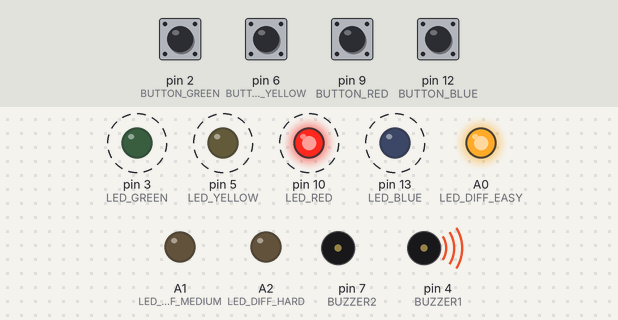
A sketch run on a simulated Arduino Uno, built with avr-gcc and run on an emulated ATmega328P. Shown: output pins drawn as LEDs (lit = HIGH), buzzer (waves = sounding, pin HIGH). Dashed ring = blinking. The test bench sets the inputs (shaded band); at power-on: pin 2 (BUTTON_GREEN), pin 6 (BUTTON_YELLOW), pin 9 (BUTTON_RED), pin 12 (BUTTON_BLUE) HIGH. Random numbers use the default seed unless the sketch sets one.

Above: at 1.97 s.
2.0 s: pin 2 (BUTTON_GREEN) pulled LOW for 0.15 s
At 4.7 s:
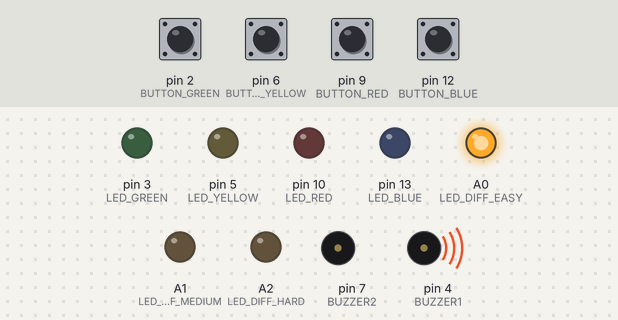
5.0 s: pin 6 (BUTTON_YELLOW) pulled LOW for 0.15 s
At 5.3 s:
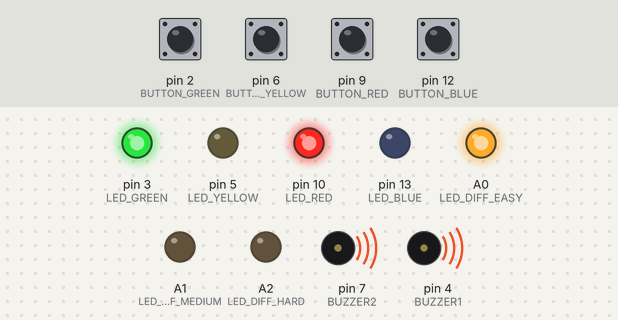
8.0 s: pin 9 (BUTTON_RED) pulled LOW for 0.15 s
At 9.44 s:
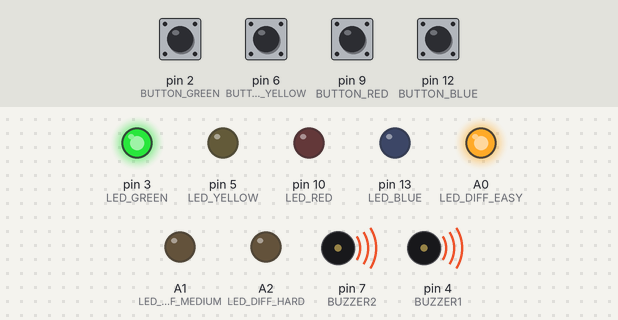
11.0 s: pin 12 (BUTTON_BLUE) pulled LOW for 1 s
At 12.41 s:
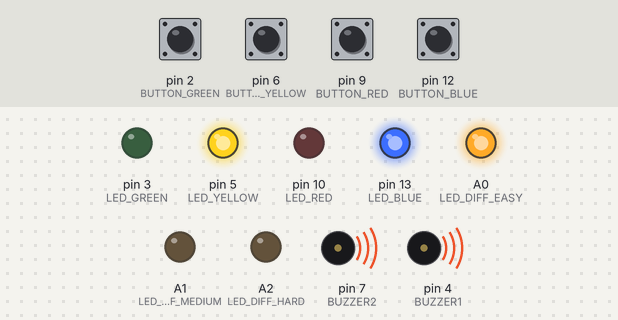
14.0 s: pin 12 (BUTTON_BLUE) pulled LOW for 0.15 s
At 15.41 s:
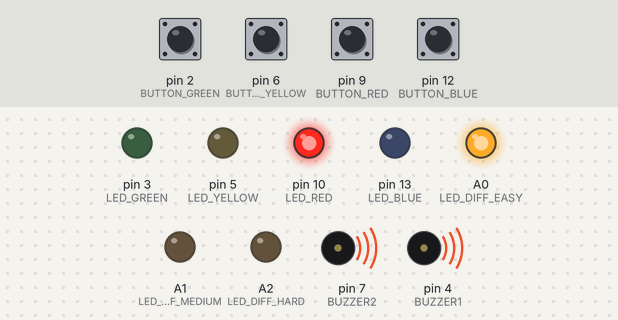
17.0 s: pin 2 (BUTTON_GREEN) pulled LOW for 1 s
Timing chart, 0 to 21.0 s (numbered marks = the images above; inputs shaded):
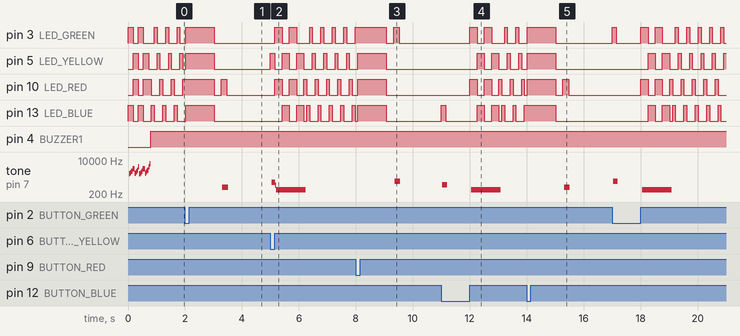

Measured:
- after the input at 2.0 s, tone on pin 7 (BUZZER2): silent → 437 Hz after 1.3 s, → silent 0.20 s later
- after the input at 5.0 s, pin 3 (LED_GREEN): goes HIGH 0.25 s, LOW 0.25 s, HIGH 0.25 s, LOW 0.45 s, 4 × (HIGH 0.10 s, LOW 0.30 s), then HIGH, starting after 0.16 s; pin 5 (LED_YELLOW): LOW → HIGH at once, then repeats every 0.52 s: LOW 0.26 s, HIGH 0.25 s
- after the input at 8.0 s, tone on pin 7 (BUZZER2): silent → 870 Hz after 1.4 s, → silent 0.20 s later
- after the input at 11.0 s, pin 3 (LED_GREEN): LOW → HIGH after 1.0 s, → LOW 0.25 s later, → HIGH 0.25 s later, → LOW 0.25 s later, … (8 changes in this stretch); pin 5 (LED_YELLOW): LOW → HIGH after 1.3 s, → LOW 0.25 s later, → HIGH 0.25 s later, → LOW 0.25 s later, … (8 changes in this stretch)
- after the input at 14.0 s, tone on pin 7 (BUZZER2): silent → 437 Hz after 1.3 s, → silent 0.20 s later
- by itself, tone on pin 7 (BUZZER2): plays 2059 Hz for 0.04 s, 2342 Hz for 0.04 s, 2790 Hz for 0.04 s, 3671 Hz for 0.04 s, 3612 Hz for 0.04 s, 2183 Hz for 0.04 s … (19 notes in this stretch)

The sketch:

simon_says_game.ino
```cpp
// ===================== NOTE DEFINITIONS =====================
#define NOTE_B0 31
#define NOTE_C1 33
#define NOTE_CS1 35
#define NOTE_D1 37
#define NOTE_DS1 39
#define NOTE_E1 41
#define NOTE_F1 44
#define NOTE_FS1 46
#define NOTE_G1 49
#define NOTE_GS1 52
#define NOTE_A1 55
#define NOTE_AS1 58
#define NOTE_B1 62
#define NOTE_C2 65
#define NOTE_CS2 69
#define NOTE_D2 73
#define NOTE_DS2 78
#define NOTE_E2 82
#define NOTE_F2 87
#define NOTE_FS2 93
#define NOTE_G2 98
#define NOTE_GS2 104
#define NOTE_A2 110
#define NOTE_AS2 117
#define NOTE_B2 123
#define NOTE_C3 131
#define NOTE_CS3 139
#define NOTE_D3 147
#define NOTE_DS3 156
#define NOTE_E3 165
#define NOTE_F3 175
#define NOTE_FS3 185
#define NOTE_G3 196
#define NOTE_GS3 208
#define NOTE_A3 220
#define NOTE_AS3 233
#define NOTE_B3 247
#define NOTE_C4 262
#define NOTE_CS4 277
#define NOTE_D4 294
#define NOTE_DS4 311
#define NOTE_E4 330
#define NOTE_F4 349
#define NOTE_FS4 370
#define NOTE_G4 392
#define NOTE_GS4 415
#define NOTE_A4 440
#define NOTE_AS4 466
#define NOTE_B4 494
#define NOTE_C5 523
#define NOTE_CS5 554
#define NOTE_D5 587
#define NOTE_DS5 622
#define NOTE_E5 659
#define NOTE_F5 698
#define NOTE_FS5 740
#define NOTE_G5 784
#define NOTE_GS5 831
#define NOTE_A5 880
#define NOTE_AS5 932
#define NOTE_B5 988
#define NOTE_C6 1047
#define NOTE_CS6 1109
#define NOTE_D6 1175
#define NOTE_DS6 1245
#define NOTE_E6 1319
#define NOTE_F6 1397
#define NOTE_FS6 1480
#define NOTE_G6 1568
#define NOTE_GS6 1661
#define NOTE_A6 1760
#define NOTE_AS6 1865
#define NOTE_B6 1976
#define NOTE_C7 2093
#define NOTE_CS7 2217
#define NOTE_D7 2349
#define NOTE_DS7 2489
#define NOTE_E7 2637
#define NOTE_F7 2794
#define NOTE_FS7 2960
#define NOTE_G7 3136
#define NOTE_GS7 3322
#define NOTE_A7 3520
#define NOTE_AS7 3729
#define NOTE_B7 3951
#define NOTE_C8 4186
#define NOTE_CS8 4435
#define NOTE_D8 4699
#define NOTE_DS8 4978

// ===================== CHOICE & OYUN PIN TANIMLARI =====================
#define CHOICE_OFF    0
#define CHOICE_NONE   0
#define CHOICE_RED    (1 << 0)
#define CHOICE_GREEN  (1 << 1)
#define CHOICE_BLUE   (1 << 2)
#define CHOICE_YELLOW (1 << 3)

#define LED_RED    10
#define LED_GREEN  3
#define LED_BLUE   13
#define LED_YELLOW 5

#define BUTTON_RED    9
#define BUTTON_GREEN  2
#define BUTTON_BLUE   12
#define BUTTON_YELLOW 6

#define BUZZER1 4
#define BUZZER2 7

// ===================== ZORLUK GÖSTERGESİ LED'LERİ =====================
#define LED_DIFF_EASY   A0   // Yeşil LED
#define LED_DIFF_MEDIUM A1   // Sarı LED
#define LED_DIFF_HARD   A2   // Kırmızı LED

// ===================== OYUN PARAMETRELERİ =====================
#define ROUNDS_TO_WIN 9  // 3 Kolay + 3 Orta + 3 Zor = 9 Toplam Tur

// ===================== OYUN DEĞİŞKENLERİ =====================
byte gameBoard[32];
byte gameRound = 0;

// ===================== ZORLUK FONKSİYONLARI =====================

int getEntryTimeLimit() {
  if (gameRound <= 3)  return 5000;  // Kolay
  if (gameRound <= 6)  return 4000;  // Orta
  return 2500;                       // Zor
}

int getPlaybackDelay() {
  if (gameRound <= 3)  return 200;   // Kolay
  if (gameRound <= 6)  return 150;   // Orta
  return 75;                         // Zor
}

int getToneLength() {
  if (gameRound <= 3)  return 200;   // Kolay
  if (gameRound <= 6)  return 150;   // Orta
  return 100;                        // Zor
}

void updateDifficultyLED() {
  if (gameRound <= 3) {
    digitalWrite(LED_DIFF_EASY,   HIGH);
    digitalWrite(LED_DIFF_MEDIUM, LOW);
    digitalWrite(LED_DIFF_HARD,   LOW);
  } else if (gameRound <= 6) {
    digitalWrite(LED_DIFF_EASY,   LOW);
    digitalWrite(LED_DIFF_MEDIUM, HIGH);
    digitalWrite(LED_DIFF_HARD,   LOW);
  } else {
    digitalWrite(LED_DIFF_EASY,   LOW);
    digitalWrite(LED_DIFF_MEDIUM, LOW);
    digitalWrite(LED_DIFF_HARD,   HIGH);
  }
}

void playDifficultyTransition(byte newDiffLED, int toneFreq) {
  digitalWrite(LED_DIFF_EASY,   LOW);
  digitalWrite(LED_DIFF_MEDIUM, LOW);
  digitalWrite(LED_DIFF_HARD,   LOW);

  for (byte i = 0; i < 3; i++) {
    digitalWrite(newDiffLED, HIGH);
    buzz_sound(80, toneFreq);
    digitalWrite(newDiffLED, LOW);
    delay(80);
  }

  digitalWrite(newDiffLED, HIGH);
  buzz_sound(400, toneFreq / 2);
  delay(600);
}

// ===================== SETUP =====================
void setup() {
  pinMode(BUTTON_RED,    INPUT_PULLUP);
  pinMode(BUTTON_GREEN,  INPUT_PULLUP);
  pinMode(BUTTON_BLUE,   INPUT_PULLUP);
  pinMode(BUTTON_YELLOW, INPUT_PULLUP);

  pinMode(LED_RED,    OUTPUT);
  pinMode(LED_GREEN,  OUTPUT);
  pinMode(LED_BLUE,   OUTPUT);
  pinMode(LED_YELLOW, OUTPUT);

  pinMode(BUZZER1, OUTPUT);
  pinMode(BUZZER2, OUTPUT);

  pinMode(LED_DIFF_EASY,   OUTPUT);
  pinMode(LED_DIFF_MEDIUM, OUTPUT);
  pinMode(LED_DIFF_HARD,   OUTPUT);

  digitalWrite(LED_DIFF_EASY,   HIGH);
  digitalWrite(LED_DIFF_MEDIUM, LOW);
  digitalWrite(LED_DIFF_HARD,   LOW);

  if (checkButton() == CHOICE_YELLOW) play_beegees();
  while (checkButton() != CHOICE_NONE);
  play_winner();
}

// ===================== ANA DÖNGÜ =====================
void loop() {
  attractMode();

  setLEDs(CHOICE_RED | CHOICE_GREEN | CHOICE_BLUE | CHOICE_YELLOW);
  delay(1000);
  setLEDs(CHOICE_OFF);
  delay(250);

  if (play_memory()) {
    play_winner();
  } else {
    play_loser();
  }
}

// ===================== BELLEK OYUNU =====================
boolean play_memory(void) {
  randomSeed(millis());
  gameRound = 0;

  updateDifficultyLED();

  while (gameRound < ROUNDS_TO_WIN) {
    add_to_moves();

    // 4. tura girerken Orta seviye efekti
    if (gameRound == 4) {
      playDifficultyTransition(LED_DIFF_MEDIUM, 638);
    }
    // 7. tura girerken Zor seviye efekti
    else if (gameRound == 7) {
      playDifficultyTransition(LED_DIFF_HARD, 1136);
    }

    playMoves();

    for (byte currentMove = 0; currentMove < gameRound; currentMove++) {
      byte choice = wait_for_button();
      if (choice == 0) return false;
      if (choice != gameBoard[currentMove]) return false;
    }

    delay(1000);
  }

  return true;
}

// ===================== YARDIMCI FONKSİYONLAR =====================
void playMoves(void) {
  for (byte currentMove = 0; currentMove < gameRound; currentMove++) {
    toner(gameBoard[currentMove], getToneLength());
    delay(getPlaybackDelay());
  }
}

void add_to_moves(void) {
  byte newButton = random(0, 4);
  if      (newButton == 0) newButton = CHOICE_RED;
  else if (newButton == 1) newButton = CHOICE_GREEN;
  else if (newButton == 2) newButton = CHOICE_BLUE;
  else if (newButton == 3) newButton = CHOICE_YELLOW;
  gameBoard[gameRound++] = newButton;
}

void setLEDs(byte leds) {
  digitalWrite(LED_RED,    (leds & CHOICE_RED)    ? HIGH : LOW);
  digitalWrite(LED_GREEN,  (leds & CHOICE_GREEN)  ? HIGH : LOW);
  digitalWrite(LED_BLUE,   (leds & CHOICE_BLUE)   ? HIGH : LOW);
  digitalWrite(LED_YELLOW, (leds & CHOICE_YELLOW) ? HIGH : LOW);
}

byte wait_for_button(void) {
  long startTime = millis();
  while ((millis() - startTime) < getEntryTimeLimit()) {
    byte button = checkButton();
    if (button != CHOICE_NONE) {
      toner(button, 150);
      while (checkButton() != CHOICE_NONE);
      delay(10);
      return button;
    }
  }
  return CHOICE_NONE;
}

byte checkButton(void) {
  if      (digitalRead(BUTTON_RED)    == 0) return CHOICE_RED;
  else if (digitalRead(BUTTON_GREEN)  == 0) return CHOICE_GREEN;
  else if (digitalRead(BUTTON_BLUE)   == 0) return CHOICE_BLUE;
  else if (digitalRead(BUTTON_YELLOW) == 0) return CHOICE_YELLOW;
  return CHOICE_NONE;
}

void toner(byte which, int buzz_length_ms) {
  setLEDs(which);
  switch (which) {
    case CHOICE_RED:    buzz_sound(buzz_length_ms, 1136); break;
    case CHOICE_GREEN:  buzz_sound(buzz_length_ms, 568);  break;
    case CHOICE_BLUE:   buzz_sound(buzz_length_ms, 851);  break;
    case CHOICE_YELLOW: buzz_sound(buzz_length_ms, 638);  break;
  }
  setLEDs(CHOICE_OFF);
}

void buzz_sound(int buzz_length_ms, int buzz_delay_us) {
  long buzz_length_us = buzz_length_ms * (long)1000;
  while (buzz_length_us > (buzz_delay_us * 2)) {
    buzz_length_us -= buzz_delay_us * 2;
    digitalWrite(BUZZER1, LOW);
    digitalWrite(BUZZER2, HIGH);
    delayMicroseconds(buzz_delay_us);
    digitalWrite(BUZZER1, HIGH);
    digitalWrite(BUZZER2, LOW);
    delayMicroseconds(buzz_delay_us);
  }
}

void play_winner(void) {
  setLEDs(CHOICE_GREEN | CHOICE_BLUE);
  winner_sound();
  setLEDs(CHOICE_RED | CHOICE_YELLOW);
  winner_sound();
  setLEDs(CHOICE_GREEN | CHOICE_BLUE);
  winner_sound();
  setLEDs(CHOICE_RED | CHOICE_YELLOW);
  winner_sound();
}

void winner_sound(void) {
  for (byte x = 250; x > 70; x--) {
    for (byte y = 0; y < 3; y++) {
      digitalWrite(BUZZER2, HIGH);
      digitalWrite(BUZZER1, LOW);
      delayMicroseconds(x);
      digitalWrite(BUZZER2, LOW);
      digitalWrite(BUZZER1, HIGH);
      delayMicroseconds(x);
    }
  }
}

void play_loser(void) {
  setLEDs(CHOICE_RED | CHOICE_GREEN);
  buzz_sound(255, 1500);
  setLEDs(CHOICE_BLUE | CHOICE_YELLOW);
  buzz_sound(255, 1500);
  setLEDs(CHOICE_RED | CHOICE_GREEN);
  buzz_sound(255, 1500);
  setLEDs(CHOICE_BLUE | CHOICE_YELLOW);
  buzz_sound(255, 1500);

  digitalWrite(LED_DIFF_EASY,   HIGH);
  digitalWrite(LED_DIFF_MEDIUM, LOW);
  digitalWrite(LED_DIFF_HARD,   LOW);
}

void attractMode(void) {
  while (1) {
    setLEDs(CHOICE_RED);    delay(100); if (checkButton() != CHOICE_NONE) return;
    setLEDs(CHOICE_BLUE);   delay(100); if (checkButton() != CHOICE_NONE) return;
    setLEDs(CHOICE_GREEN);  delay(100); if (checkButton() != CHOICE_NONE) return;
    setLEDs(CHOICE_YELLOW); delay(100); if (checkButton() != CHOICE_NONE) return;
  }
}

// ===================== BEE GEES EASTER EGG =====================
int melody[] = {
  NOTE_G4, NOTE_A4, 0, NOTE_C5, 0, 0, NOTE_G4, 0, 0, 0,
  NOTE_E4, 0, NOTE_D4, NOTE_E4, NOTE_G4, 0,
  NOTE_D4, NOTE_E4, 0, NOTE_G4, 0, 0,
  NOTE_D4, 0, NOTE_E4, 0, NOTE_G4, 0, NOTE_A4, 0, NOTE_C5, 0
};
int noteDuration = 115;
int LEDnumber = 0;

void play_beegees() {
  setLEDs(CHOICE_YELLOW);
  toner(CHOICE_YELLOW, 150);
  setLEDs(CHOICE_RED | CHOICE_GREEN | CHOICE_BLUE);
  while (checkButton() != CHOICE_NONE);
  setLEDs(CHOICE_NONE);
  delay(1000);
  digitalWrite(BUZZER1, LOW);

  while (checkButton() == CHOICE_NONE) {
    for (int thisNote = 0; thisNote < 32; thisNote++) {
      changeLED();
      tone(BUZZER2, melody[thisNote], noteDuration);
      int pauseBetweenNotes = noteDuration * 1.30;
      delay(pauseBetweenNotes);
      noTone(BUZZER2);
    }
  }
}

void changeLED(void) {
  setLEDs(1 << LEDnumber);
  LEDnumber++;
  if (LEDnumber > 3) LEDnumber = 0;
}
```
